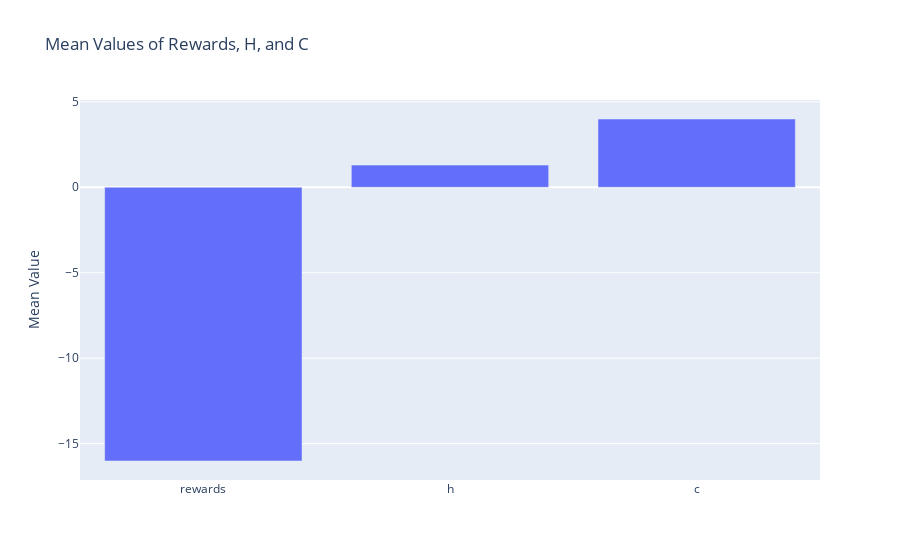
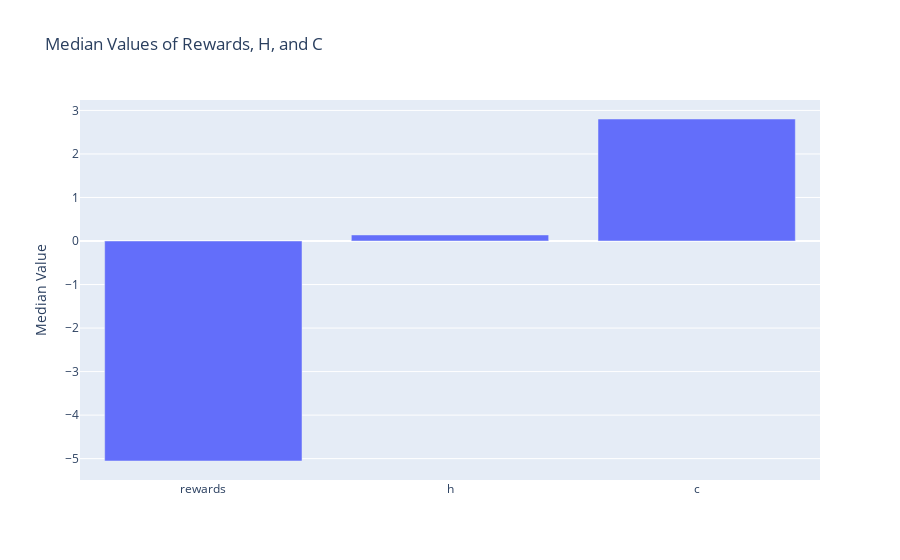

Write notebook code for charts like these, in order.
### Code cell
import plotly.graph_objects as go

# Calculate means
means = df[['rewards', 'h', 'c']].mean()

# Plot
fig = go.Figure(data=[go.Bar(x=means.index, y=means.values)])
fig.update_layout(title="Mean Values of Rewards, H, and C", yaxis_title="Mean Value")
fig.show()

# Calculate medians
medians = df[['rewards', 'h', 'c']].median()

# Plot
fig = go.Figure(data=[go.Bar(x=medians.index, y=medians.values)])
fig.update_layout(title="Median Values of Rewards, H, and C", yaxis_title="Median Value")
fig.show()

### Figure 1 — Plotly figure (JSON) as saved in the notebook; plotly's stock layout.template omitted (floating-point values rounded to 4 significant figures)
{"data": [{"type": "bar", "x": ["rewards", "h", "c"], "y": [-16.01, 1.297, 3.995]}], "layout": {"title": {"text": "Mean Values of Rewards, H, and C"}, "yaxis": {"title": {"text": "Mean Value"}}}}

### Figure 2 — Plotly figure (JSON) as saved in the notebook; plotly's stock layout.template omitted (floating-point values rounded to 4 significant figures)
{"data": [{"type": "bar", "x": ["rewards", "h", "c"], "y": [-5.054, 0.1392, 2.803]}], "layout": {"title": {"text": "Median Values of Rewards, H, and C"}, "yaxis": {"title": {"text": "Median Value"}}}}
